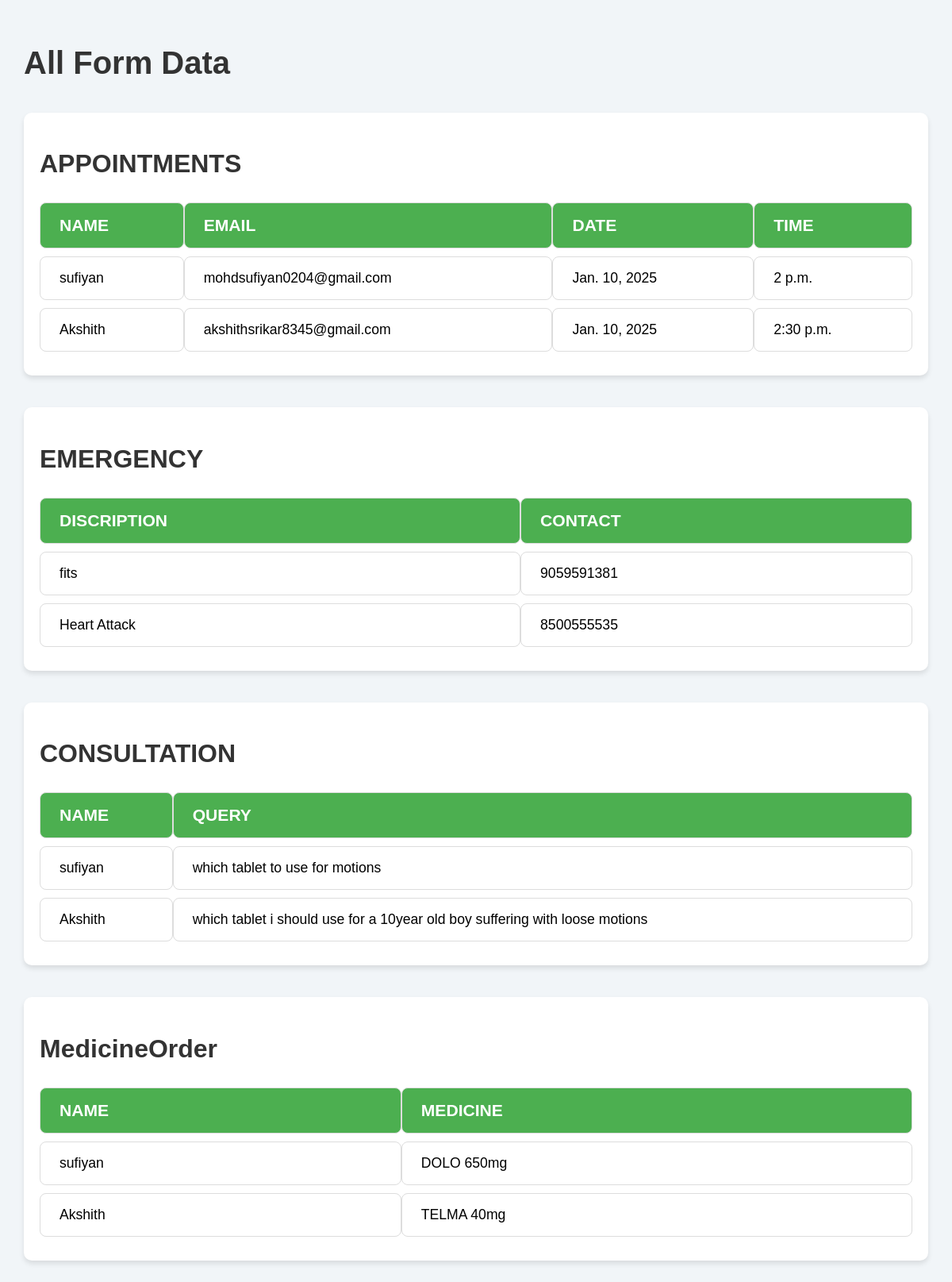
The app's page /data/ with its own data.
### hospital_app/models.py (models this page shows)
class Appointment(models.Model):
    name = models.CharField(max_length=100)
    email = models.EmailField()
    date = models.DateField()
    time = models.TimeField()

class Emergency(models.Model):
    description = models.TextField()
    contact_number = models.CharField(max_length=15)

class Consultation(models.Model):
    name = models.CharField(max_length=100)
    query = models.TextField()

class MedicineOrder(models.Model):
    name = models.CharField(max_length=100)
    medicine_details = models.TextField()

### hospital_app/views.py (the view)
# urls.py: path('data/', views.data_page, name='data_page'),
def data_page(request):
    form1_data = Appointment.objects.all()
    form2_data = Emergency.objects.all()
    form3_data = Consultation.objects.all()
    form4_data = MedicineOrder.objects.all()
    context = {
        'form1_data': form1_data,
        'form2_data': form2_data,
        'form3_data': form3_data,
        'form4_data': form4_data,
    }
    return render(request, 'data.html', context)

### templates/data.html (shortened to what this page needs)
{% load static %}
<!DOCTYPE html>
<html lang="en">
<head>
    <link rel="stylesheet" href="{% static 'styles0.css' %}">
</head>
<body>
    <h1>All Form Data</h1>
    <div class="table-container">
        <h2>APPOINTMENTS</h2>
        <table class="data-table">
            <thead>
                <tr>
                    <th>NAME</th>
                    <th>EMAIL</th>
                    <th>DATE</th>
                    <th>TIME</th>
                </tr>
            </thead>
            <tbody>
                {% for data in form1_data %}
                    <tr>
                        <td>{{ data.name }}</td>
                        <td>{{ data.email }}</td>
                        <td>{{ data.date }}</td>
                        <td>{{ data.time }}</td>
                    </tr>
                {% endfor %}
            </tbody>
        </table>
    </div>
    <div class="table-container">
        <h2>EMERGENCY</h2>
        <table class="data-table">
            <thead>
                <tr>
                    <th>DISCRIPTION</th>
                    <th>CONTACT</th>
                </tr>
            </thead>
            <tbody>
                {% for data in form2_data %}
                    <tr>
                        <td>{{ data.description}}</td>
                        <td>{{ data.contact_number}}</td>
                    </tr>
                {% endfor %}
            </tbody>
        </table>
    </div>
    <div class="table-container">
        <h2>CONSULTATION</h2>
        <table class="data-table">
            <thead>
                <tr>
                    <th>NAME</th>
                    <th>QUERY</th>
                </tr>
            </thead>
            <tbody>
                {% for data in form3_data %}
                    <tr>
                        <td>{{ data.name }}</td>
                        <td>{{ data.query }}</td>
                    </tr>
                {% endfor %}
            </tbody>
        </table>
    </div>
    <div class="table-container">
        <h2>MedicineOrder</h2>
        <table class="data-table">
            <thead>
                <tr>
                    <th>NAME</th>
                    <th>MEDICINE</th>
                </tr>
            </thead>
            <tbody>
                {% for data in form4_data %}
                    <tr>
                        <td>{{ data.name}}</td>
                        <td>{{ data.medicine_details }}</td>
                    </tr>
                {% endfor %}
            </tbody>
        </table>
    </div>
</body>
</html>

### static/styles0.css (style rules this page uses)
body { font-family: Arial, sans-serif; margin: 0; padding: 30px; background-color: #f1f5f8; }
h1, h2 { color: #333; font-weight: bold; margin-bottom: 20px; }
h1 { font-size: 2.5em; }
h2 { font-size: 2em; }
.table-container { margin: 40px 0; padding: 20px; background-color: #fff; border-radius: 10px; box-shadow: 0 4px 6px rgba(0, 0, 0, 0.1); }
.data-table { width: 100%; border-collapse: separate; border-spacing: 0 10px; font-size: 1.1em; }
.data-table th, .data-table td { padding: 16px 24px; text-align: left; border: 1px solid #ddd; background-color: #fff; border-radius: 8px; }
.data-table th { background-color: #4CAF50; color: white; font-size: 1.2em; border-top-left-radius: 8px; border-top-right-radius: 8px; }
.data-table tbody tr:nth-child(even) { background-color: #f9f9f9; }

### records on screen
Appointment: name "sufiyan", email "mohdsufiyan0204@gmail.com", date "Jan. 10, 2025", time "2 p.m."
Appointment: name "Akshith", email "akshithsrikar8345@gmail.com", date "Jan. 10, 2025", time "2:30 p.m."
Emergency: description "fits", contact_number "9059591381"
Emergency: description "Heart Attack", contact_number "8500555535"
Consultation: name "sufiyan", query "which tablet to use for motions"
Consultation: name "Akshith", query "which tablet i should use for a 10year old boy suffering with loose motions"
MedicineOrder: name "sufiyan", medicine_details "DOLO 650mg"
MedicineOrder: name "Akshith", medicine_details "TELMA 40mg"
